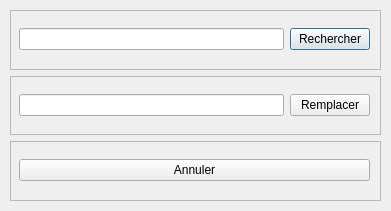
<?xml version="1.0" encoding="UTF-8"?>
<ui version="4.0">
 <class>recherche</class>
 <widget class="QDialog" name="recherche">
  <property name="geometry">
   <rect>
    <x>0</x>
    <y>0</y>
    <width>391</width>
    <height>211</height>
   </rect>
  </property>
  <property name="sizePolicy">
   <sizepolicy hsizetype="Preferred" vsizetype="Preferred">
    <horstretch>0</horstretch>
    <verstretch>0</verstretch>
   </sizepolicy>
  </property>
  <property name="minimumSize">
   <size>
    <width>391</width>
    <height>211</height>
   </size>
  </property>
  <property name="maximumSize">
   <size>
    <width>391</width>
    <height>211</height>
   </size>
  </property>
  <property name="windowTitle">
   <string>Rechercher / Remplacer</string>
  </property>
  <widget class="QWidget" name="verticalLayoutWidget">
   <property name="geometry">
    <rect>
     <x>10</x>
     <y>10</y>
     <width>371</width>
     <height>191</height>
    </rect>
   </property>
   <layout class="QVBoxLayout" name="Principal">
    <item>
     <widget class="QFrame" name="frame_rechercher">
      <property name="frameShape">
       <enum>QFrame::StyledPanel</enum>
      </property>
      <property name="frameShadow">
       <enum>QFrame::Raised</enum>
      </property>
      <widget class="QWidget" name="horizontalLayoutWidget">
       <property name="geometry">
        <rect>
         <x>9</x>
         <y>9</y>
         <width>351</width>
         <height>41</height>
        </rect>
       </property>
       <layout class="QHBoxLayout" name="layout_rechercher">
        <item>
         <widget class="QLineEdit" name="texte_rechercher"/>
        </item>
        <item>
         <widget class="QPushButton" name="bouton_rechercher">
          <property name="text">
           <string>Rechercher</string>
          </property>
         </widget>
        </item>
       </layout>
      </widget>
     </widget>
    </item>
    <item>
     <widget class="QFrame" name="frame_remplacer">
      <property name="frameShape">
       <enum>QFrame::StyledPanel</enum>
      </property>
      <property name="frameShadow">
       <enum>QFrame::Raised</enum>
      </property>
      <widget class="QWidget" name="horizontalLayoutWidget_2">
       <property name="geometry">
        <rect>
         <x>9</x>
         <y>9</y>
         <width>351</width>
         <height>41</height>
        </rect>
       </property>
       <layout class="QHBoxLayout" name="layout_remplacer">
        <item>
         <widget class="QLineEdit" name="texte_remplacer"/>
        </item>
        <item>
         <widget class="QPushButton" name="bouton_remplacer">
          <property name="text">
           <string>Remplacer</string>
          </property>
         </widget>
        </item>
       </layout>
      </widget>
     </widget>
    </item>
    <item>
     <widget class="QFrame" name="frame_annuler">
      <property name="frameShape">
       <enum>QFrame::StyledPanel</enum>
      </property>
      <property name="frameShadow">
       <enum>QFrame::Raised</enum>
      </property>
      <widget class="QWidget" name="horizontalLayoutWidget_3">
       <property name="geometry">
        <rect>
         <x>9</x>
         <y>9</y>
         <width>351</width>
         <height>41</height>
        </rect>
       </property>
       <layout class="QHBoxLayout" name="layout_annuler">
        <item>
         <widget class="QPushButton" name="bouton_annuler">
          <property name="text">
           <string>Annuler</string>
          </property>
         </widget>
        </item>
       </layout>
      </widget>
     </widget>
    </item>
   </layout>
  </widget>
 </widget>
 <resources/>
 <connections/>
</ui>
